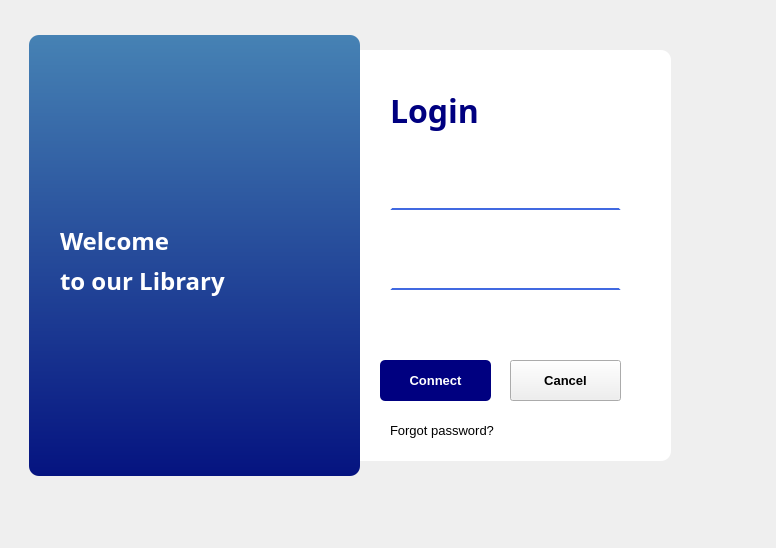
<?xml version="1.0" encoding="UTF-8"?>
<ui version="4.0">
 <class>Form</class>
 <widget class="QWidget" name="Form">
  <property name="geometry">
   <rect>
    <x>0</x>
    <y>0</y>
    <width>776</width>
    <height>548</height>
   </rect>
  </property>
  <property name="windowTitle">
   <string>Form</string>
  </property>
  <widget class="QWidget" name="widget" native="true">
   <property name="geometry">
    <rect>
     <x>10</x>
     <y>10</y>
     <width>751</width>
     <height>491</height>
    </rect>
   </property>
   <widget class="QLabel" name="label">
    <property name="geometry">
     <rect>
      <x>280</x>
      <y>40</y>
      <width>381</width>
      <height>411</height>
     </rect>
    </property>
    <property name="styleSheet">
     <string notr="true">background-color:rgba(255,255,255,255);
border-radius:10px</string>
    </property>
    <property name="text">
     <string/>
    </property>
   </widget>
   <widget class="QLabel" name="label_2">
    <property name="geometry">
     <rect>
      <x>19</x>
      <y>25</y>
      <width>331</width>
      <height>441</height>
     </rect>
    </property>
    <property name="styleSheet">
     <string notr="true">background-color:qlineargradient(spread:pad, x1:0, y1:0, x2:0, y2:1, stop:0 rgb(70,130,180), stop:1 rgb(5, 19, 128));
border-radius:10px;</string>
    </property>
    <property name="text">
     <string/>
    </property>
   </widget>
   <widget class="QLabel" name="loginLabel">
    <property name="geometry">
     <rect>
      <x>380</x>
      <y>70</y>
      <width>131</width>
      <height>61</height>
     </rect>
    </property>
    <property name="font">
     <font>
      <family>Roboto Slab ExtraBold</family>
      <pointsize>24</pointsize>
      <weight>75</weight>
      <bold>true</bold>
     </font>
    </property>
    <property name="styleSheet">
     <string notr="true">color: rgb(0,0,128)</string>
    </property>
    <property name="text">
     <string>Login</string>
    </property>
   </widget>
   <widget class="QLineEdit" name="username">
    <property name="geometry">
     <rect>
      <x>380</x>
      <y>160</y>
      <width>231</width>
      <height>40</height>
     </rect>
    </property>
    <property name="font">
     <font>
      <family>MS Shell Dlg 2</family>
      <pointsize>12</pointsize>
      <weight>50</weight>
      <bold>false</bold>
     </font>
    </property>
    <property name="styleSheet">
     <string notr="true">background-color: white;
border:2px solid white;
border-bottom-color: rgb(65,105,225);
color:rgbd(0,0,0,0);
padding-bottom:7px;</string>
    </property>
    <property name="echoMode">
     <enum>QLineEdit::Normal</enum>
    </property>
    <property name="cursorPosition">
     <number>0</number>
    </property>
   </widget>
   <widget class="QLineEdit" name="password">
    <property name="geometry">
     <rect>
      <x>380</x>
      <y>240</y>
      <width>231</width>
      <height>40</height>
     </rect>
    </property>
    <property name="font">
     <font>
      <pointsize>12</pointsize>
     </font>
    </property>
    <property name="styleSheet">
     <string notr="true">background-color:white;
border:2px solid white;
border-bottom-color: rgb(65,105,225);
color:rgbd(0,0,0,0);
padding-bottom:7px;</string>
    </property>
    <property name="echoMode">
     <enum>QLineEdit::Password</enum>
    </property>
    <property name="cursorPosition">
     <number>0</number>
    </property>
   </widget>
   <widget class="QLabel" name="ForgotPass">
    <property name="geometry">
     <rect>
      <x>380</x>
      <y>410</y>
      <width>151</width>
      <height>21</height>
     </rect>
    </property>
    <property name="font">
     <font>
      <pointsize>10</pointsize>
     </font>
    </property>
    <property name="text">
     <string>Forgot password?</string>
    </property>
   </widget>
   <widget class="QLabel" name="uitLogo">
    <property name="geometry">
     <rect>
      <x>20</x>
      <y>30</y>
      <width>161</width>
      <height>161</height>
     </rect>
    </property>
    <property name="text">
     <string/>
    </property>
    <property name="pixmap">
     <pixmap>../ressources/icons/uit-white.png</pixmap>
    </property>
    <property name="scaledContents">
     <bool>true</bool>
    </property>
   </widget>
   <widget class="QLabel" name="label_5">
    <property name="geometry">
     <rect>
      <x>50</x>
      <y>210</y>
      <width>151</width>
      <height>41</height>
     </rect>
    </property>
    <property name="font">
     <font>
      <family>Roboto Slab Black</family>
      <pointsize>18</pointsize>
      <weight>75</weight>
      <bold>true</bold>
     </font>
    </property>
    <property name="styleSheet">
     <string notr="true">color:rgba(255,255,255);
</string>
    </property>
    <property name="text">
     <string>Welcome </string>
    </property>
   </widget>
   <widget class="QLabel" name="books1">
    <property name="geometry">
     <rect>
      <x>10</x>
      <y>340</y>
      <width>121</width>
      <height>141</height>
     </rect>
    </property>
    <property name="font">
     <font>
      <family>Segoe MDL2 Assets</family>
      <pointsize>100</pointsize>
     </font>
    </property>
    <property name="styleSheet">
     <string notr="true">color:rgba(
70,130,180);</string>
    </property>
    <property name="text">
     <string/>
    </property>
    <property name="pixmap">
     <pixmap>../ressources/icons/library-80.png</pixmap>
    </property>
    <property name="scaledContents">
     <bool>true</bool>
    </property>
   </widget>
   <widget class="QLabel" name="label_7">
    <property name="geometry">
     <rect>
      <x>50</x>
      <y>250</y>
      <width>221</width>
      <height>41</height>
     </rect>
    </property>
    <property name="font">
     <font>
      <family>Roboto Slab Black</family>
      <pointsize>18</pointsize>
      <weight>75</weight>
      <bold>true</bold>
     </font>
    </property>
    <property name="styleSheet">
     <string notr="true">color:rgba(255,255,255);
</string>
    </property>
    <property name="text">
     <string>to our Library</string>
    </property>
   </widget>
   <widget class="QLabel" name="books2">
    <property name="geometry">
     <rect>
      <x>120</x>
      <y>340</y>
      <width>131</width>
      <height>141</height>
     </rect>
    </property>
    <property name="font">
     <font>
      <family>Segoe MDL2 Assets</family>
      <pointsize>100</pointsize>
     </font>
    </property>
    <property name="styleSheet">
     <string notr="true">color:rgba(
70,130,180);</string>
    </property>
    <property name="text">
     <string/>
    </property>
    <property name="pixmap">
     <pixmap>../ressources/icons/library-80.png</pixmap>
    </property>
    <property name="scaledContents">
     <bool>true</bool>
    </property>
   </widget>
   <widget class="QLabel" name="books3">
    <property name="geometry">
     <rect>
      <x>240</x>
      <y>340</y>
      <width>121</width>
      <height>141</height>
     </rect>
    </property>
    <property name="font">
     <font>
      <family>Segoe MDL2 Assets</family>
      <pointsize>100</pointsize>
     </font>
    </property>
    <property name="styleSheet">
     <string notr="true">color:rgba(
70,130,180);</string>
    </property>
    <property name="text">
     <string/>
    </property>
    <property name="pixmap">
     <pixmap>../ressources/icons/library-80.png</pixmap>
    </property>
    <property name="scaledContents">
     <bool>true</bool>
    </property>
   </widget>
   <widget class="QPushButton" name="pushButton">
    <property name="geometry">
     <rect>
      <x>370</x>
      <y>350</y>
      <width>111</width>
      <height>41</height>
     </rect>
    </property>
    <property name="font">
     <font>
      <pointsize>10</pointsize>
      <weight>75</weight>
      <bold>true</bold>
     </font>
    </property>
    <property name="styleSheet">
     <string notr="true">QPushButton#pushButton{
background-color:rgb(0,0,128);
color:rgb(255,255,255);
border-radius:5px
}
QPushButton#pushButton:presses{
padding-left:5px;
padding-top:5px;
background-color:rgb(255,105,100,225);
background-position:rgb(85,105,225);
}
QPushButton#pushButton:hover{
background-color:rgb(85,105,255);
}

</string>
    </property>
    <property name="text">
     <string>Connect</string>
    </property>
   </widget>
   <widget class="QPushButton" name="pushButton_2">
    <property name="geometry">
     <rect>
      <x>500</x>
      <y>350</y>
      <width>111</width>
      <height>41</height>
     </rect>
    </property>
    <property name="font">
     <font>
      <pointsize>10</pointsize>
      <weight>75</weight>
      <bold>true</bold>
     </font>
    </property>
    <property name="styleSheet">
     <string notr="true">QPushButton#pushButton{
background-color:rgb(0,0,128);
color:rgb(255,255,255);
border-radius:5px
}
QPushButton#pushButton:presses{
padding-left:5px;
padding-top:5px;
background-color:Blue Ranger;
background-position:rgb(85,105,225);
}
QPushButton#pushButton:hover{
background-color:rgb(85,105,255);
}

</string>
    </property>
    <property name="text">
     <string>Cancel</string>
    </property>
   </widget>
   <widget class="QLabel" name="error">
    <property name="geometry">
     <rect>
      <x>380</x>
      <y>300</y>
      <width>231</width>
      <height>16</height>
     </rect>
    </property>
    <property name="text">
     <string/>
    </property>
   </widget>
   <widget class="QPushButton" name="toggle_password">
    <property name="geometry">
     <rect>
      <x>590</x>
      <y>250</y>
      <width>30</width>
      <height>30</height>
     </rect>
    </property>
    <property name="styleSheet">
     <string notr="true">background: transparent; border: none;
</string>
    </property>
    <property name="text">
     <string/>
    </property>
    <property name="icon">
     <iconset>
      <normaloff>../ressources/icons/eye.png</normaloff>../ressources/icons/eye.png</iconset>
    </property>
    <property name="flat">
     <bool>true</bool>
    </property>
   </widget>
  </widget>
 </widget>
 <resources/>
 <connections/>
</ui>
